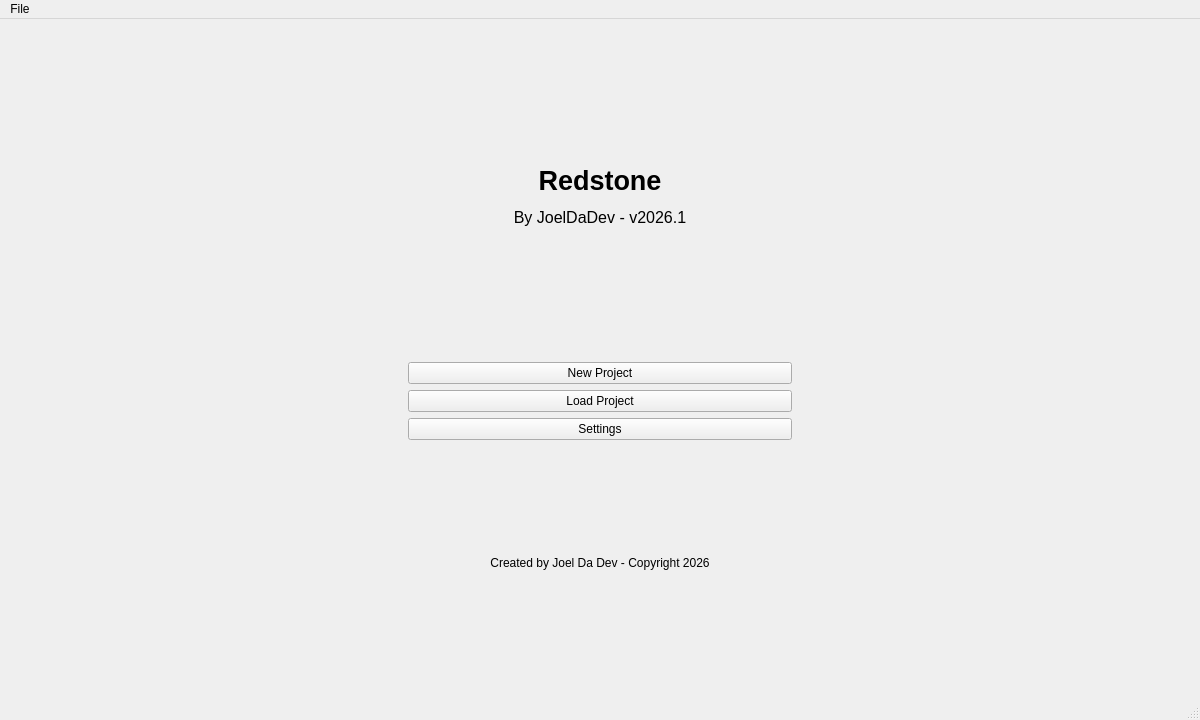
<?xml version="1.0" encoding="UTF-8"?>
<ui version="4.0">
 <class>MainWindow</class>
 <widget class="QMainWindow" name="MainWindow">
  <property name="geometry">
   <rect>
    <x>0</x>
    <y>0</y>
    <width>1200</width>
    <height>720</height>
   </rect>
  </property>
  <property name="windowTitle">
   <string>Redstone - v2026.1</string>
  </property>
  <widget class="QWidget" name="centralwidget">
   <layout class="QGridLayout" name="gridLayout">
    <item row="0" column="0">
     <widget class="QStackedWidget" name="appContainer">
      <property name="currentIndex">
       <number>0</number>
      </property>
      <widget class="QWidget" name="homeScreen">
       <layout class="QGridLayout" name="gridLayout_2">
        <item row="1" column="0">
         <layout class="QGridLayout" name="mainLayout">
          <item row="1" column="1">
           <widget class="QPushButton" name="loadProjectBtn">
            <property name="text">
             <string>Load Project</string>
            </property>
           </widget>
          </item>
          <item row="3" column="1">
           <widget class="QPushButton" name="settingsBtn">
            <property name="text">
             <string>Settings</string>
            </property>
           </widget>
          </item>
          <item row="0" column="1">
           <widget class="QPushButton" name="newProjectBtn">
            <property name="text">
             <string>New Project</string>
            </property>
           </widget>
          </item>
          <item row="4" column="0" colspan="3">
           <widget class="QLabel" name="copyrightLabel">
            <property name="text">
             <string>Created by Joel Da Dev - Copyright 2026</string>
            </property>
            <property name="alignment">
             <set>Qt::AlignmentFlag::AlignCenter</set>
            </property>
           </widget>
          </item>
         </layout>
        </item>
        <item row="0" column="0">
         <widget class="QLabel" name="titleLabel">
          <property name="text">
           <string>&lt;html&gt;&lt;head/&gt;&lt;body&gt;&lt;p align=&quot;center&quot;&gt;&lt;span style=&quot; font-size:20pt; font-weight:700;&quot;&gt;Redstone&lt;/span&gt;&lt;/p&gt;&lt;p align=&quot;center&quot;&gt;&lt;span style=&quot; font-size:12pt;&quot;&gt;By JoelDaDev - v2026.1&lt;/span&gt;&lt;/p&gt;&lt;/body&gt;&lt;/html&gt;</string>
          </property>
         </widget>
        </item>
       </layout>
      </widget>
      <widget class="QWidget" name="newProjectScreen">
       <layout class="QGridLayout" name="gridLayout_3">
        <item row="0" column="0">
         <layout class="QGridLayout" name="gridLayout_4">
          <item row="3" column="3">
           <spacer name="horizontalSpacer_2">
            <property name="orientation">
             <enum>Qt::Orientation::Horizontal</enum>
            </property>
            <property name="sizeHint" stdset="0">
             <size>
              <width>40</width>
              <height>20</height>
             </size>
            </property>
           </spacer>
          </item>
          <item row="3" column="2" alignment="Qt::AlignmentFlag::AlignVCenter">
           <widget class="QLineEdit" name="projectName"/>
          </item>
          <item row="4" column="2">
           <widget class="QLineEdit" name="projectNamespace">
            <property name="inputMethodHints">
             <set>Qt::InputMethodHint::ImhNone</set>
            </property>
            <property name="inputMask">
             <string/>
            </property>
            <property name="dragEnabled">
             <bool>false</bool>
            </property>
           </widget>
          </item>
          <item row="8" column="2">
           <widget class="QComboBox" name="minecraftVersion"/>
          </item>
          <item row="5" column="1">
           <widget class="QLabel" name="label_3">
            <property name="text">
             <string>Description:</string>
            </property>
           </widget>
          </item>
          <item row="6" column="2">
           <widget class="QLineEdit" name="projectAuthor"/>
          </item>
          <item row="5" column="2">
           <widget class="QPlainTextEdit" name="projectDescription"/>
          </item>
          <item row="3" column="1">
           <widget class="QLabel" name="label">
            <property name="text">
             <string>Project Name:</string>
            </property>
           </widget>
          </item>
          <item row="7" column="2">
           <widget class="QLineEdit" name="projectVersion"/>
          </item>
          <item row="6" column="1">
           <widget class="QLabel" name="label_4">
            <property name="text">
             <string>Author:</string>
            </property>
           </widget>
          </item>
          <item row="7" column="1">
           <widget class="QLabel" name="label_6">
            <property name="text">
             <string>Pack Version:</string>
            </property>
           </widget>
          </item>
          <item row="3" column="0">
           <spacer name="horizontalSpacer">
            <property name="orientation">
             <enum>Qt::Orientation::Horizontal</enum>
            </property>
            <property name="sizeHint" stdset="0">
             <size>
              <width>40</width>
              <height>20</height>
             </size>
            </property>
           </spacer>
          </item>
          <item row="8" column="1">
           <widget class="QLabel" name="label_5">
            <property name="text">
             <string>Minecraft Version:</string>
            </property>
           </widget>
          </item>
          <item row="4" column="1">
           <widget class="QLabel" name="label_2">
            <property name="text">
             <string>Namespace:</string>
            </property>
           </widget>
          </item>
          <item row="2" column="1" colspan="2">
           <spacer name="verticalSpacer_2">
            <property name="orientation">
             <enum>Qt::Orientation::Vertical</enum>
            </property>
            <property name="sizeHint" stdset="0">
             <size>
              <width>20</width>
              <height>40</height>
             </size>
            </property>
           </spacer>
          </item>
          <item row="1" column="1" colspan="2">
           <widget class="QLabel" name="newProjLabel">
            <property name="text">
             <string>&lt;html&gt;&lt;head/&gt;&lt;body&gt;&lt;p align=&quot;center&quot;&gt;&lt;span style=&quot; font-size:20pt; font-weight:700;&quot;&gt;New Project&lt;/span&gt;&lt;/p&gt;&lt;/body&gt;&lt;/html&gt;</string>
            </property>
           </widget>
          </item>
          <item row="0" column="1" colspan="2">
           <spacer name="verticalSpacer_3">
            <property name="orientation">
             <enum>Qt::Orientation::Vertical</enum>
            </property>
            <property name="sizeHint" stdset="0">
             <size>
              <width>20</width>
              <height>40</height>
             </size>
            </property>
           </spacer>
          </item>
         </layout>
        </item>
        <item row="1" column="0">
         <spacer name="verticalSpacer">
          <property name="orientation">
           <enum>Qt::Orientation::Vertical</enum>
          </property>
          <property name="sizeHint" stdset="0">
           <size>
            <width>20</width>
            <height>40</height>
           </size>
          </property>
         </spacer>
        </item>
       </layout>
      </widget>
     </widget>
    </item>
   </layout>
  </widget>
  <widget class="QMenuBar" name="menubar">
   <property name="geometry">
    <rect>
     <x>0</x>
     <y>0</y>
     <width>1200</width>
     <height>30</height>
    </rect>
   </property>
   <widget class="QMenu" name="menuFile">
    <property name="title">
     <string>File</string>
    </property>
   </widget>
   <addaction name="menuFile"/>
  </widget>
  <widget class="QStatusBar" name="statusbar"/>
 </widget>
 <resources/>
 <connections/>
</ui>
